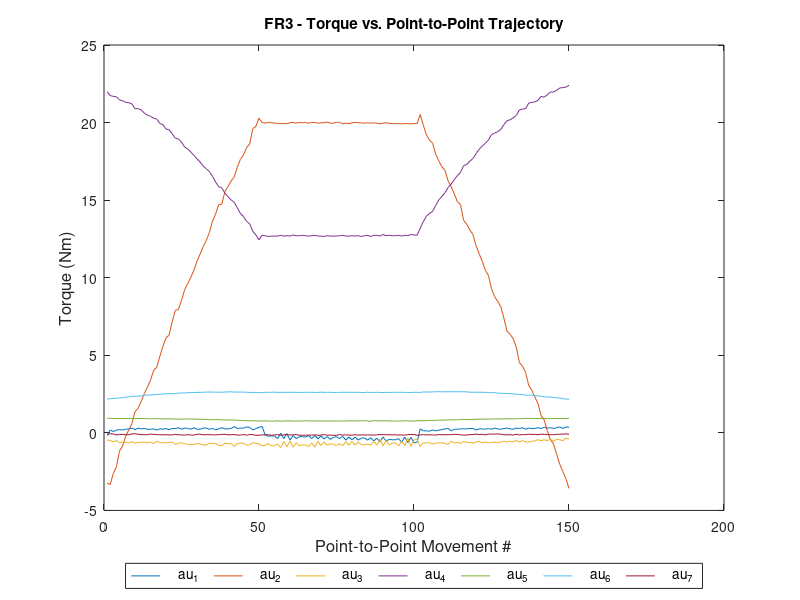

The MATLAB script that drew this image:
% Clear variables
clear;clc;clf
load FR3_DataCollect_12062023_slow.mat

time = linspace(1,150,150);

plot(time,tau_FR3_traj123)
set(gcf,'Position',[100 100 500 500])
legend("\tau_1","\tau_2","\tau_3","\tau_4","\tau_5","\tau_6","\tau_7","FontSize",10,'Orientation','horizontal',"Location","southoutside")
xlabel("Point-to-Point Movement #","LineWidth",5,"FontSize",12);
ylabel("Torque (Nm)","LineWidth",5,"FontSize",12)
title ("FR3 - Torque vs. Point-to-Point Trajectory")
